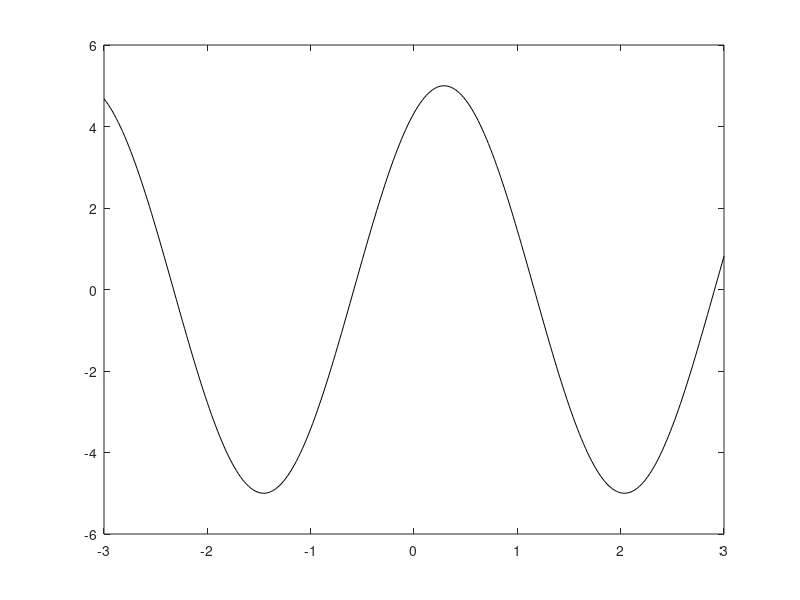

Source code (MATLAB): (Note: this script raises an error after producing the figure.)
clear;
clc;
x = [-3:0.02:3];
prompt = "enter the fraction ";
f = input(prompt);
y = 2.5*sin(1.8*x)+ sqrt(3)*2.5*cos(1.8*x);
plot(x,y,'DisplayName','original wave','color',[0 0 0]);
l = randperm(length(x),ceil(f*length(x)));
z = y;
z(l) = 20*rand(ceil(f*length(x)),1) + 100;
hold on;
plot(x,z,'DisplayName','corrupted wave','color',[0.9290 0.6940 0.1250]);
ymedian = z;
for i = 1:301
    if i < 9
        ymedian(i)=median(z(1:(i+8)));
    end
    if i > 293
        ymedian(i) = median(z(i-8:301));
    end
    if i>=9 && i<=293
        ymedian(i) = median(z(i-8:i+8));
    end
end
hold on;
plot(x,ymedian,'DisplayName','Filtered wave(median)','color',[1 0 0]);

ymean = z;
for i = 1:301
    if i < 9
        ymean(i)=mean(z(1:(i+8)));
    end
    if i > 293
        ymean(i) = mean(z(i-8:301));
    end
    if i>=9 && i<=293
        ymean(i) = mean(z(i-8:i+8));
    end
end
hold on;
plot(x,ymean,'DisplayName','Filtered wave(mean)','color',[0.4940 0.1840 0.5560]);

yquart = z;
for i = 1:301
    if i < 9
        temp = z(1:(i+8));
        yquart(i) = median(temp(temp<median(temp)));
    end
    if i > 293
        temp = z(i-8:301);
        yquart(i) = median(temp(temp<median(temp)));
    end
    if i>=9 && i<=293
        temp = z(i-8:i+8);
        yquart(i) = median(temp(temp<median(temp)));
    end
end
hold on;
plot(x,yquart,'DisplayName','Filtered wave(quartile)','color',[0 0.0780 0.1840]);
legend;
errormedian = errir(ymedian,y);
errormean = errir(ymean,y);
errorquart = errir(yquart,y);
disp(errormedian);
disp(errormean);
disp(errorquart);
function error = errir(A,B)
    error = sum((B-A).^2)/sum(B.^2);
end